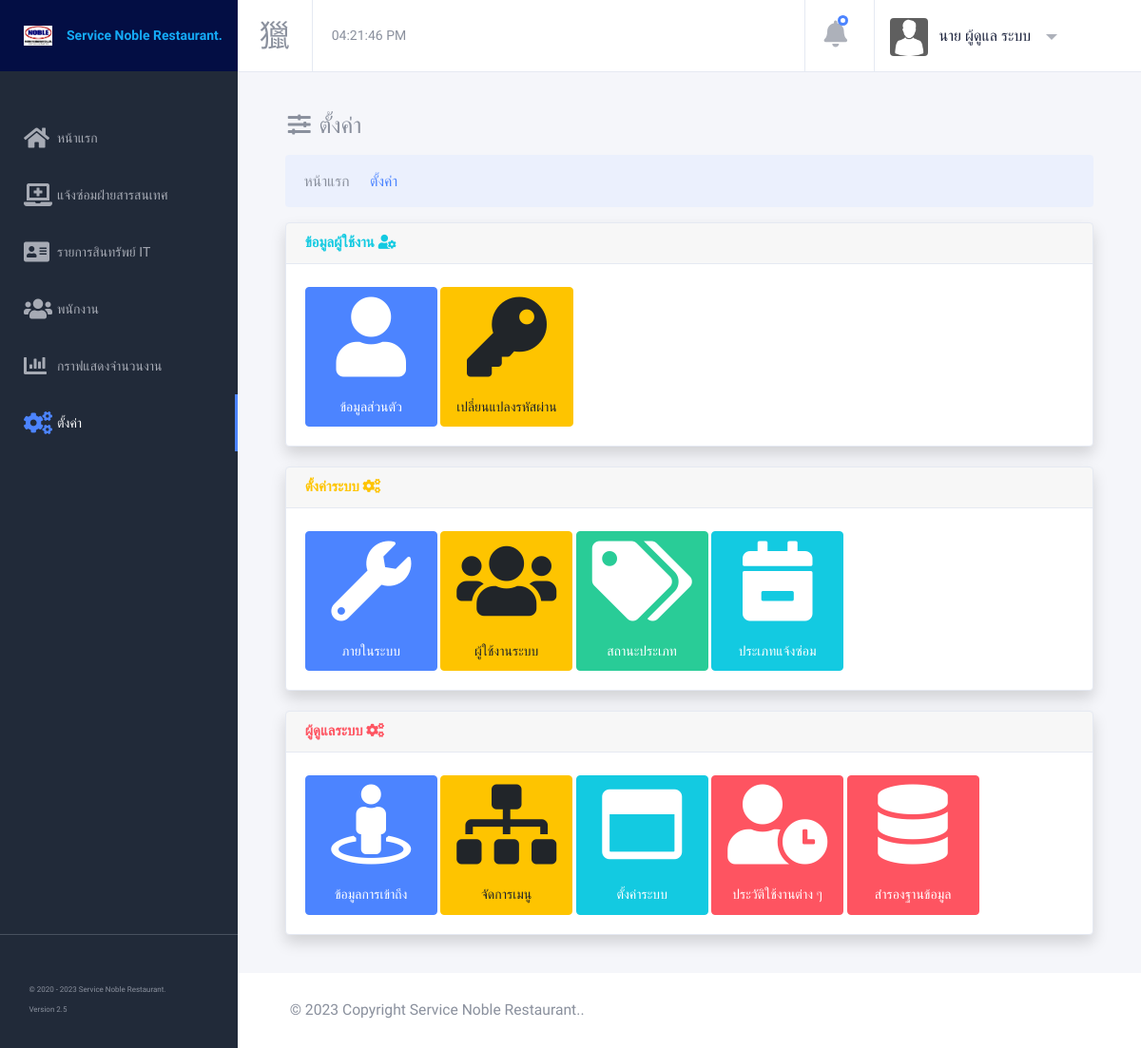
The app's page /app/index.php?p=setting (signed in) with its own data.
### tables this page shows
CREATE TABLE system_info (
  site_key char(32) NOT NULL,
  site_logo varchar(256) NOT NULL,
  site_favicon varchar(256) NOT NULL,
  site_name varchar(255) DEFAULT NULL,
  site_color_form varchar(255) DEFAULT NULL,
  site_color_name varchar(255) DEFAULT NULL,
  time_zone varchar(128) NOT NULL
);

CREATE TABLE menus (
  menu_key char(32) NOT NULL,
  menu_icon varchar(256) NOT NULL,
  menu_name varchar(128) NOT NULL COMMENT '<span class="pull-right"><span class="badge" id="card_count"></span></span>',
  menu_case varchar(128) NOT NULL,
  menu_link varchar(256) NOT NULL,
  menu_status tinyint(1) NOT NULL,
  menu_sorting int(11) NOT NULL,
  PRIMARY KEY (menu_key)
);

CREATE TABLE user (
  id int(11) NOT NULL AUTO_INCREMENT,
  user_key char(32) NOT NULL,
  name varchar(64) NOT NULL,
  lastname varchar(64) DEFAULT NULL,
  username varchar(64) NOT NULL,
  password varchar(32) NOT NULL DEFAULT '81dc9bdb52d04dc20036dbd8313ed055',
  user_photo varchar(128) NOT NULL DEFAULT 'noimg.jpg',
  user_class tinyint(1) NOT NULL DEFAULT 1 COMMENT '1=user,2=admin,3=super admin',
  user_status tinyint(1) NOT NULL DEFAULT 1,
  email varchar(128) DEFAULT NULL,
  data_time datetime NOT NULL DEFAULT current_timestamp() ON UPDATE current_timestamp(),
  PRIMARY KEY (id)
);

CREATE TABLE employee (
  card_key char(32) NOT NULL,
  title_name int(2) DEFAULT NULL,
  name varchar(150) DEFAULT NULL,
  lastname varchar(255) DEFAULT NULL,
  user_position varchar(100) DEFAULT NULL COMMENT 'ตำแหน่ง',
  user_department varchar(100) DEFAULT NULL COMMENT 'แผนก',
  department_id int(11) NOT NULL COMMENT 'บริษัทอิงจาก company',
  em_status int(2) NOT NULL DEFAULT 1 COMMENT '1 ปกติ 0 ลบ',
  date_create datetime NOT NULL DEFAULT current_timestamp() ON UPDATE current_timestamp(),
  PRIMARY KEY (card_key)
);

CREATE TABLE members_prefix (
  prefix_code int(3) unsigned NOT NULL AUTO_INCREMENT,
  prefix_key varchar(32) NOT NULL,
  prefix_title varchar(64) NOT NULL,
  prefix_status tinyint(1) NOT NULL,
  prefix_insert timestamp NOT NULL DEFAULT current_timestamp(),
  PRIMARY KEY (prefix_code)
);

### core/connect.core.php (called while the page is built, shortened)
<?php
class clear_db
{
	function my_sql_query($conn, $field, $table, $event)
	{
		if ($field == NULL && $event == NULL) {
			$objQuery = mysqli_query($conn, "SELECT * FROM " . $table);
		} else if ($field == NULL) {
			$objQuery = mysqli_query($conn, "SELECT * FROM " . $table . " WHERE " . $event);
		} else if ($event == NULL) {
			$objQuery = mysqli_query($conn, "SELECT " . $field . " FROM " . $table);
		} else {
			$objQuery = mysqli_query($conn, "SELECT " . $field . " FROM " . $table . " WHERE " . $event);
		}
		$objShow = mysqli_fetch_object($objQuery);
		return $objShow;
	}
	function my_sql_select($conn, $field, $table, $event)
	{
		if ($field == NULL && $event == NULL) {
			$objQuery = mysqli_query($conn, "SELECT * FROM " . $table);
		} else if ($field == NULL) {
			$objQuery = mysqli_query($conn, "SELECT * FROM " . $table . " WHERE " . $event);
		} else if ($event == NULL) {
			$objQuery = mysqli_query($conn, "SELECT " . $field . " FROM " . $table);
		} else {
			$objQuery = mysqli_query($conn, "SELECT " . $field . " FROM " . $table . " WHERE " . $event);
		}
		return $objQuery;
	}
	function my_sql_show_rows($conn, $table, $event)
	{
		if ($event != NULL) {
			$objQuery = mysqli_query($conn, "SELECT * FROM " . $table . " WHERE " . $event);
		} else {
			$objQuery = mysqli_query($conn, "SELECT * FROM " . $table);
		}
		$objShow = mysqli_num_rows($objQuery);
		return $objShow;
	}
}

### core/functions.core.php (called while the page is built, shortened)
<?php
function prefixConvertor($prefix)
{
    $getdata = new clear_db();
    $connect = $getdata->my_sql_connect(DB_HOST, DB_USERNAME, DB_PASSWORD, DB_NAME);
    mysqli_set_charset($connect, 'utf8');
    $getprefix = $getdata->my_sql_query($connect, null, 'members_prefix', "prefix_code='" . $prefix . "'");
    return $getprefix->prefix_title;
}
function getemployee($prefixcustomername)
{
    $getdata = new clear_db();
    $connect = $getdata->my_sql_connect(DB_HOST, DB_USERNAME, DB_PASSWORD, DB_NAME);
    mysqli_set_charset($connect, 'utf8');
    $getprefix = $getdata->my_sql_query($connect, null, 'employee', "card_key='" . $prefixcustomername . "'");
    $getshow = @prefixConvertor($getprefix->title_name) . ' ' . $getprefix->name . ' ' . $getprefix->lastname;
    return $getshow;
}
function accessMenus($access_key, $user_key, $return_value)
{
    $getdata = new clear_db();
    $connect = $getdata->my_sql_connect(DB_HOST, DB_USERNAME, DB_PASSWORD, DB_NAME);
    mysqli_set_charset($connect, 'utf8');
    $getmenu_list = $getdata->my_sql_show_rows($connect, 'access_list', "access_key='" . $access_key . "' AND access_status='1'");
    $getmenu_status = $getdata->my_sql_show_rows($connect, 'access_user', "access_key='" . $access_key . "' AND user_key='" . $user_key . "' AND access_status='1'");
    if ($getmenu_status == 0 && $getmenu_list != 0) {
        return '';
    } elseif ($getmenu_status == 0 && $getmenu_list == 0) {
        return $return_value;
    } else {
        return $return_value;
    }
}

### app/index.php (the view, shortened to what this page needs)
<!DOCTYPE html>
<html>
<?php
require '../core/connect.core.php';
require '../core/functions.core.php';
$getdata = new clear_db();
$connect = $getdata->my_sql_connect(DB_HOST, DB_USERNAME, DB_PASSWORD, DB_NAME);
mysqli_set_charset($connect, 'utf8');
$userdata = $getdata->my_sql_query($connect, null, 'user', "user_key='" . $_SESSION['ukey'] . "'");
$system_info = $getdata->my_sql_query($connect, null, 'system_info', null);
?>
<!DOCTYPE html>
<html lang="en">
<head>
  <?php require '../core/header.php' ?>
</head>
<body class="header-fixed sidebar-fixed sidebar-dark header-light" id="body">
  <div class="wrapper">
    <aside class="left-sidebar bg-sidebar">
      <div id="sidebar" class="sidebar sidebar-with-footer">
        <div class="app-brand">
          <a href="#" title="<?php echo @$system_info->site_name; ?>">
            <img src="../resource/system/logo/<?php echo @$system_info->site_logo; ?>" width="30px" alt="><?php echo @$system_info->site_name; ?>" />
            <span class="brand-name text-truncate font-weight-bold" style="font-size: 14px; color: <?php echo $system_info->site_color_name; ?>"><?php echo @$system_info->site_name; ?></span>
          </a>
        </div>
        <div class="sidebar-scrollbar">
          <ul class="nav sidebar-inner" id="sidebar-menu">
            <?php
            $getmenus = $getdata->my_sql_select($connect, null, 'menus', "menu_status ='1' AND menu_key != 'c6c8729b45d1fec563f8453c16ff03b8' ORDER BY menu_sorting");
            while ($showmenus = mysqli_fetch_object($getmenus)) {
              if ($_GET['p'] == $showmenus->menu_case) {
                $show = '
<li class="has-sub active"> <a class="sidenav-item-link" href="' . $showmenus->menu_link . '">
<i class="fas ' . $showmenus->menu_icon . '"></i><span>' . $showmenus->menu_name . '</span></a>
</li>';
                echo @accessMenus($showmenus->menu_key, $_SESSION['ukey'], $show);
              } else {
                $show = '
                <li class="has-sub"> <a class="sidenav-item-link" href="' . $showmenus->menu_link . '">
                <i class="fas ' . $showmenus->menu_icon . '"></i><span>' . $showmenus->menu_name . '</span></a>
                </li>';
                echo @accessMenus($showmenus->menu_key, $_SESSION['ukey'], $show);
              }
            }
            ?>
          </ul>
        </div>
        <div class="sidebar-footer">
          <hr class="separator mb-0" />
          <div class="sidebar-footer-content">
            <small style="font-size: 8px;">&copy;&nbsp;2020 - <?php echo date('Y'); ?>&nbsp;Service Noble Restaurant. <br>Version 2.5</small>
          </div>
        </div>
      </div>
    </aside>
    <div class="page-wrapper">
      <header class="main-header " id="header">
        <nav class="navbar navbar-static-top navbar-expand-lg">
          <button id="sidebar-toggler" class="sidebar-toggle">
          </button>
          <div class="search-form d-none d-lg-inline-block">
            <div class="input-group">
              <div id="DigitalCLOCK" onload="showTime()"></div>
            </div>
          </div>
          <div class="navbar-right ">
            <ul class="nav navbar-nav">
              <li class="dropdown notifications-menu">
                <button class="dropdown-toggle" data-toggle="dropdown">
                  <i class="fas fa-bell"></i>
                </button>
              </li>
              <li class="dropdown user-menu">
                <button href="#" class="dropdown-toggle nav-link" data-toggle="dropdown">
                  <img src="../assets/img/user/noimg.jpg" class="user-image" alt="User Image" />
                  <span class="d-none d-lg-inline-block"><?php echo @getemployee($userdata->user_key); ?></span>
                </button>
              </li>
            </ul>
          </div>
        </nav>
      </header>
      <div class="content-wrapper">
        <div class="content">
          <?php
          $page = htmlspecialchars(@$_GET['p']);
          $listdata = $getdata->my_sql_query($connect, null, 'list', "cases='" . $page . "' AND case_status='1'");
          if ($listdata != null) {
            require $listdata->pages;
          } else {
            if ($_SESSION['uclass'] == 1 || $_SESSION['uclass'] == 2 || $_SESSION['uclass'] == 3) {
              require 'home.php';
            }
          }
          ?>
        </div>
      </div>
      <footer class="footer mt-auto">
        <div class="copyright bg-white">
          <p>
            &copy; <span id="copy-year"><?php echo date('Y'); ?></span> Copyright <?php echo @$system_info->site_name; ?>.
          </p>
        </div>
      </footer>
    </div>
  </div>
</body>
</html>

### records on screen
system_info: site_logo (picture), site_name "Service Noble Restaurant."
menus: menu_name "หน้าแรก"
menus: menu_name "แจ้งซ่อมฝ่ายสารสนเทศ"
menus: menu_name "รายการสินทรัพย์ IT"
menus: menu_name "พนักงาน"
menus: menu_name "กราฟแสดงจำนวนงาน"
menus: menu_name "ตั้งค่า"
user: user_key.lastname "นาย ผู้ดูแล ระบบ"
